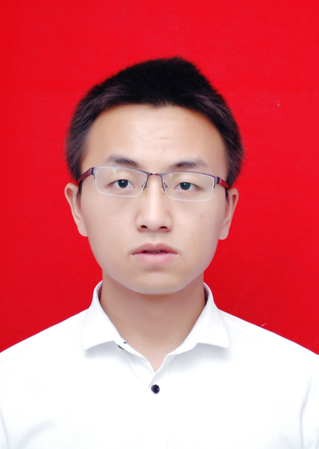
#> input picture test0000/test.jpeg, 319 x 449 px
$ python test.py
#> lines starting #> are read from the running program, lines starting #| are printed output that depends on the picture
from PIL import Image, ImageDraw, ImageFont


def test():
    im = Image.open('test.jpeg')
#> im is the input picture: PIL image 319x449 RGB; mean R, G, B 219.1, 108.7, 116.2
    # im.show()
    print(im.mode)
#| RGB
    drawer = ImageDraw.Draw(im)

    f = ImageFont.truetype('OpenSans-Bold.ttf', size=20)
    w, h = f.getsize("hello world")
    drawer.text((im.width - w - 5, 5), "hello world", font=f, fill=(0, 0, 255))
    im.show()
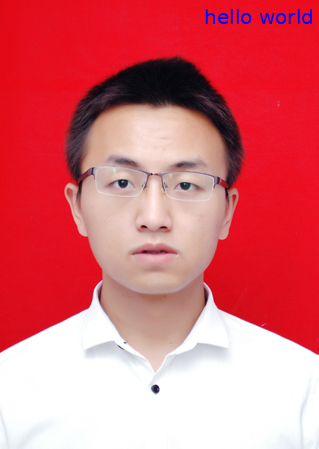
#> shown: PIL image 319x449 RGB; mean R, G, B 218.3, 108.6, 116.9


if __name__ == '__main__':
    test()
